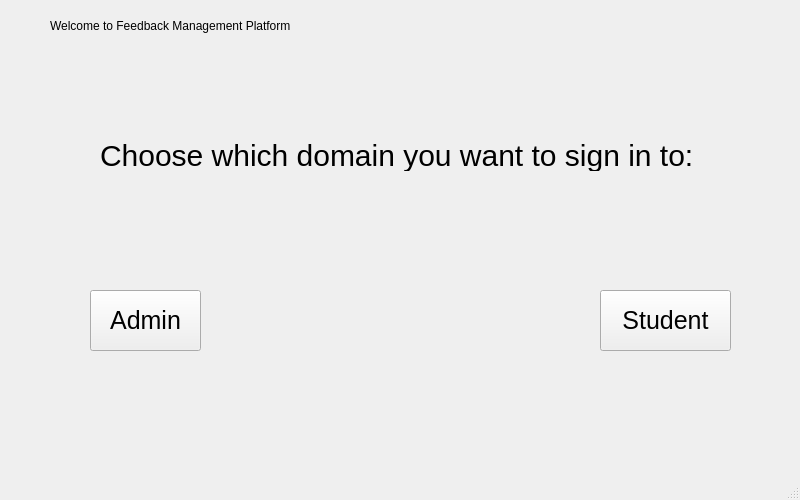
<?xml version="1.0" encoding="UTF-8"?>
<ui version="4.0">
 <class>Feedbacksystem</class>
 <widget class="QMainWindow" name="Feedbacksystem">
  <property name="geometry">
   <rect>
    <x>0</x>
    <y>0</y>
    <width>800</width>
    <height>500</height>
   </rect>
  </property>
  <property name="windowTitle">
   <string>Feedbacksystem</string>
  </property>
  <property name="styleSheet">
   <string notr="true">background-image:url(:/images/background.jpg) ;</string>
  </property>
  <widget class="QWidget" name="centralwidget">
   <widget class="QLabel" name="label">
    <property name="geometry">
     <rect>
      <x>50</x>
      <y>10</y>
      <width>701</width>
      <height>31</height>
     </rect>
    </property>
    <property name="styleSheet">
     <string notr="true">QLabel
{
font-size : 35px;
}
QLabel* pLabel = new QLabel;
pLabel-&gt;setStyleSheet(&quot;QLabel { background-color : red; color : blue; }&quot;);</string>
    </property>
    <property name="text">
     <string>Welcome to Feedback Management Platform</string>
    </property>
   </widget>
   <widget class="QLabel" name="label_2">
    <property name="geometry">
     <rect>
      <x>100</x>
      <y>140</y>
      <width>611</width>
      <height>31</height>
     </rect>
    </property>
    <property name="styleSheet">
     <string notr="true">QLabel
{
font-size : 30px;
}</string>
    </property>
    <property name="text">
     <string>Choose which domain you want to sign in to:</string>
    </property>
   </widget>
   <widget class="QPushButton" name="pushButton">
    <property name="geometry">
     <rect>
      <x>90</x>
      <y>290</y>
      <width>111</width>
      <height>61</height>
     </rect>
    </property>
    <property name="styleSheet">
     <string notr="true">QPushButton
{
font-size : 25px;
}

</string>
    </property>
    <property name="text">
     <string>Admin</string>
    </property>
   </widget>
   <widget class="QPushButton" name="pushButton_2">
    <property name="geometry">
     <rect>
      <x>600</x>
      <y>290</y>
      <width>131</width>
      <height>61</height>
     </rect>
    </property>
    <property name="styleSheet">
     <string notr="true">QPushButton
{
font-size : 25px;
}</string>
    </property>
    <property name="text">
     <string>Student</string>
    </property>
   </widget>
  </widget>
  <widget class="QMenuBar" name="menubar">
   <property name="geometry">
    <rect>
     <x>0</x>
     <y>0</y>
     <width>800</width>
     <height>21</height>
    </rect>
   </property>
  </widget>
  <widget class="QStatusBar" name="statusbar"/>
 </widget>
 <resources/>
 <connections/>
</ui>
